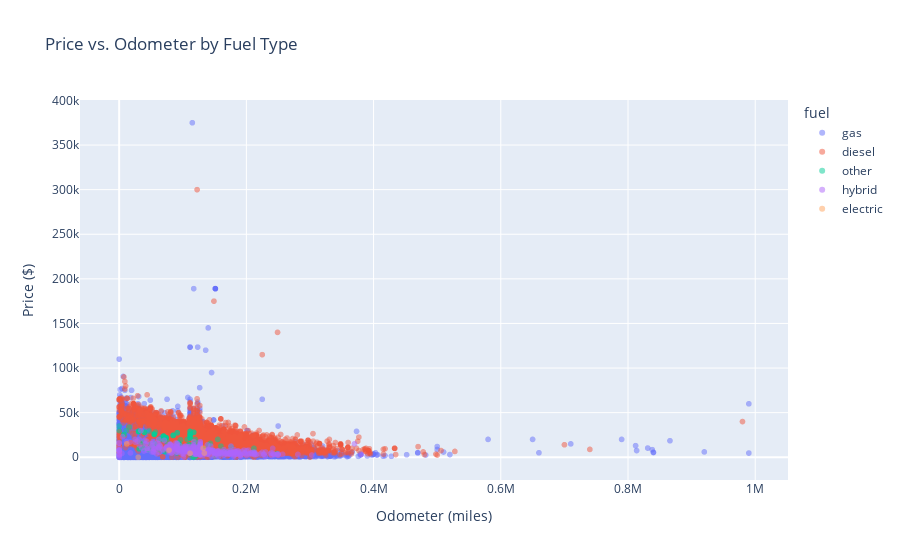

Notebook source saved alongside this figure:
### Code cell
fig2 = px.scatter(data, x='odometer', y='price', color='fuel', 
                 title='Price vs. Odometer by Fuel Type', 
                 labels={'odometer': 'Odometer (miles)', 'price': 'Price ($)'}, 
                 opacity=0.5)

fig2.show()

### Figure 1 — Plotly figure (JSON) as saved in the notebook; plotly's stock layout.template omitted (floating-point values rounded to 4 significant figures; data arrays with more than 128 entries replaced by an {"elided": "..."} marker saying what was removed)
{"data": [{"hovertemplate": "fuel=gas<br>Odometer (miles)=%{x}<br>Price ($)=%{y}<extra></extra>", "legendgroup": "gas", "marker": {"color": "#636efa", "opacity": 0.5, "symbol": "circle"}, "mode": "markers", "name": "gas", "showlegend": true, "type": "scattergl", "x": {"elided": "47288 float values"}, "xaxis": "x", "y": {"elided": "47288 int values"}, "yaxis": "y"}, {"hovertemplate": "fuel=diesel<br>Odometer (miles)=%{x}<br>Price ($)=%{y}<extra></extra>", "legendgroup": "diesel", "marker": {"color": "#EF553B", "opacity": 0.5, "symbol": "circle"}, "mode": "markers", "name": "diesel", "showlegend": true, "type": "scattergl", "x": {"elided": "3714 float values"}, "xaxis": "x", "y": {"elided": "3714 int values"}, "yaxis": "y"}, {"hovertemplate": "fuel=other<br>Odometer (miles)=%{x}<br>Price ($)=%{y}<extra></extra>", "legendgroup": "other", "marker": {"color": "#00cc96", "opacity": 0.5, "symbol": "circle"}, "mode": "markers", "name": "other", "showlegend": true, "type": "scattergl", "x": [111500.0, 111500.0, 115224, 62471, 76087, 0, 106942, 122600.0, 55606, 160000, 73779, 111500.0, 117200.0, 55047, 45845, 39859, 30519, 73779, 140500, 73779, 95100, 155000, 95100, 49479, 30519, 111500.0, 111500.0, 55047, 55047, 127500.0, 31429, 109200.0, 122506, 68000, 10, 133335, 73779, 111500.0, 39859, 47100, 85048, 124507, 123935, 111500.0, 55047, 212000, 11132, 55047, 96458, 117200.0, 111700.0, 119336, 117200.0, 110600.0, 128142, 69135, 111500.0, 248000, 30519, 69754, 38900, 55606, 211880, 53712, 84731, 91368, 38900, 127500.0, 63500, 91368, 158000, 105340, 146099, 150000, 72000, 0, 111500.0, 91000, 30519, 143372, 45845, 69754, 140660, 111500.0, 93285, 39859, 31429, 93285, 69754, 176000, 38229, 117200.0, 69754, 56916, 33248, 165000, 7403, 7403, 117200.0, 117200.0, 16067, 160000, 102000, 72000, 118872, 111500.0, 85048, 170000], "xaxis": "x", "y": [25900, 21195, 111, 8445, 16995, 30000, 20000, 2450, 14980, 4000, 21900, 28900, 14980, 25900, 8895, 27900, 28900, 21900, 13500, 21900, 13995, 20000, 13995, 13990, 28900, 21900, 21900, 25900, 25900, 5200, 9500, 13900, 15995, 19999, 34999, 8875, 21900, 25900, 27900, 29409, 24600, 11995, 11995, 3995, 25900, 5700, 29875, 25900, 19485, 8500, 24500, 19995, 169, 13995, 5500, 20500, 25900, 4100, 28900, 23700, 9995, 14980, 9995, 10995, 24500, 27390, 9995, 5200, 20500, 27390, 4000, 9999, 8000, 1950, 5995, 7950, 5595, 4750, 28900, 15495, 8495, 23700, 4995, 28900, 15995, 27900, 9500, 15995, 23700, 11500, 15991, 7995, 23700, 28175, 16991, 7000, 25500, 25500, 27900, 27900, 33800, 12400, 8500, 6495, 313, 24600, 24600, 5200], "yaxis": "y"}, {"hovertemplate": "fuel=hybrid<br>Odometer (miles)=%{x}<br>Price ($)=%{y}<extra></extra>", "legendgroup": "hybrid", "marker": {"color": "#ab63fa", "opacity": 0.5, "symbol": "circle"}, "mode": "markers", "name": "hybrid", "showlegend": true, "type": "scattergl", "x": {"elided": "409 float values"}, "xaxis": "x", "y": {"elided": "409 int values"}, "yaxis": "y"}, {"hovertemplate": "fuel=electric<br>Odometer (miles)=%{x}<br>Price ($)=%{y}<extra></extra>", "legendgroup": "electric", "marker": {"color": "#FFA15A", "opacity": 0.5, "symbol": "circle"}, "mode": "markers", "name": "electric", "showlegend": true, "type": "scattergl", "x": [78466, 30000, 131984, 12000, 111500.0, 134000], "xaxis": "x", "y": [7900, 1, 10200, 15000, 4400, 4700], "yaxis": "y"}], "layout": {"legend": {"title": {"text": "fuel"}, "tracegroupgap": 0}, "title": {"text": "Price vs. Odometer by Fuel Type"}, "xaxis": {"anchor": "y", "domain": [0, 1], "title": {"text": "Odometer (miles)"}}, "yaxis": {"anchor": "x", "domain": [0, 1], "title": {"text": "Price ($)"}}}}
